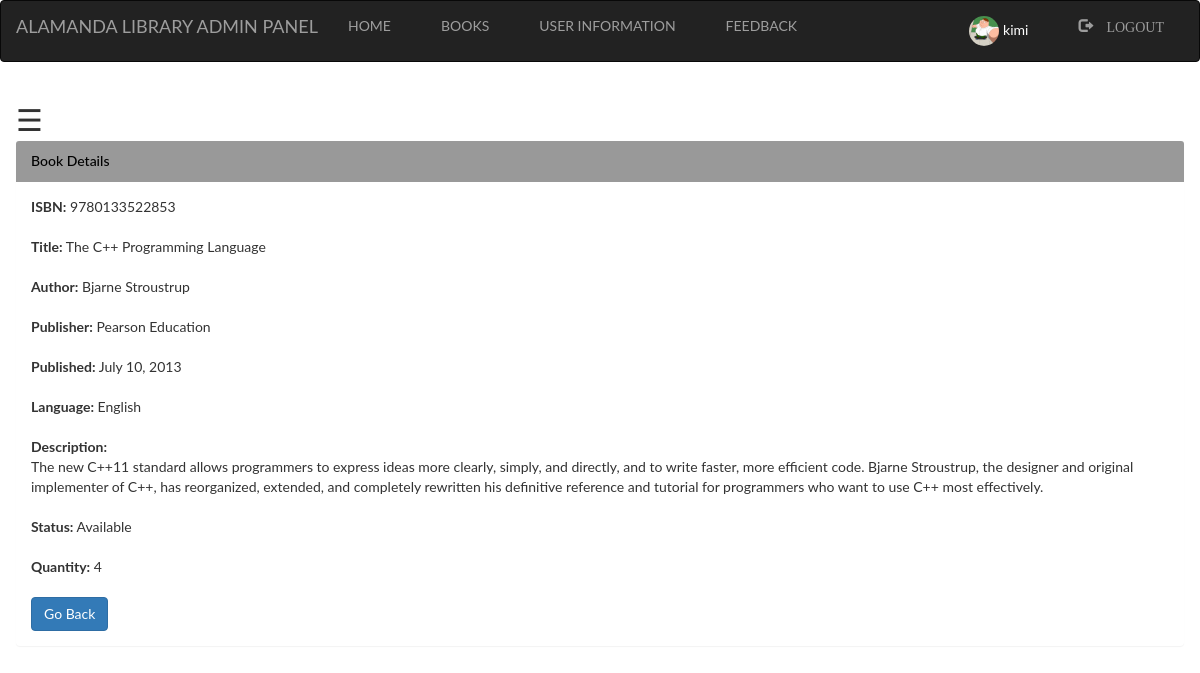
The page /admin/bookdetails.php?bid=9780133522853 (signed in) on the database its author committed.
### tables this page shows
CREATE TABLE `books` (
  `image` varchar(100) NOT NULL,
  `bid` varchar(100) NOT NULL,
  `name` varchar(100) NOT NULL,
  `authors` varchar(100) NOT NULL,
  `publisher` varchar(100) NOT NULL,
  `published` varchar(100) NOT NULL,
  `language` varchar(100) NOT NULL,
  `description` varchar(500) NOT NULL,
  `status` varchar(100) NOT NULL,
  `quantity` int(100) NOT NULL
);

### admin/bookdetails.php (the view, shortened to what this page needs)
<?php
  include "navbar.php";
?>
<!DOCTYPE html>
<html>
<head>
</head>
<body>
<div id="main">
  <span style="font-size:30px;cursor:pointer" onclick="openNav()">&#9776;</span>
<div class="module">
    <div class="module-head">
        <h3>Book Details</h3>
    </div>
    <div class="module-body">
    <?php
$servername = "localhost";
$username = "root";
$password = "";
$dbname = "alamanda";
$conn = new mysqli($servername, $username, $password, $dbname);
if(isset($_GET['bid']) && !empty($_GET['bid'])) {
    $bid = $_GET['bid'];
    $sql = "SELECT * FROM books WHERE bid='$bid'";
    $result = $conn->query($sql);
    if($result && $result->num_rows > 0) {
        $row = $result->fetch_assoc();
        $bid = $row['bid'];
        $name = $row['name'];
        $authors = $row['authors'];
        $publisher = $row['publisher'];
        $published = $row['published'];
        $language = $row['language'];
        $description = $row['description'];
        $status = $row['status'];
        $quantity = $row['quantity'];
        echo "<b>ISBN:</b> " . $bid . "<br><br>";
        echo "<b>Title:</b> " . $name . "<br><br>";
        echo "<b>Author:</b> " . $authors . "<br><br>";
        echo "<b>Publisher:</b> " . $publisher . "<br><br>";
        echo "<b>Published:</b> " . $published . "<br><br>";
        echo "<b>Language:</b> " . $language . "<br><br>";
        echo "<b>Description:</b><br> " . $description . "<br><br>";
        echo "<b>Status:</b> " . $status . "<br><br>";
        echo "<b>Quantity:</b> " . $quantity . "<br><br>";
    } else {
        echo "Book not found.";
    }
} else {
    echo "Invalid request. Please provide a valid 'bid' parameter.";
}
?>
        <a href="books.php" class="btn btn-primary">Go Back</a>
    </div>
</div>
</body>
</html>

### style.css (style rules this page uses)
html, body, div, span, object, iframe, h1, h2, h3, h4, h5, h6, p, blockquote, pre, abbr, address, cite, code, del, dfn, em, img, ins, kbd, q, samp, small, strong, sub, sup, var, b, i, dl, dt, dd, ol, ul, li, fieldset, form, label, legend, table, caption, tbody, tfoot, thead, tr, th, td, article, aside, canvas, details, figcaption, figure, footer, header, hgroup, menu, nav, section, summary, time, mark, audio, video { margin:0; padding:0; border:0; outline:0; font-size:100%; vertical-align:baseline; background:transparent; }
body { line-height:1; }
a { margin:0; padding:0; font-size:100%; vertical-align:baseline; background:transparent; }

### admin/bookdetails.php (style rules this page uses)
body { font-family: "Lato", sans-serif; transition: background-color .5s; }
#main { transition: margin-left .5s; padding: 16px; }
.module { box-shadow: 0 0 3px rgba(0,0,0,.1); border-color: #e9e9e9; margin-bottom: 20px; background-color: #fff; border-radius: 4px; -webkit-box-shadow: 0 1px 1px rgba(0,0,0,.05); box-shadow: 0 1px 1px rgba(0,0,0,.05); }
.module-head { color: black; background-color: #999999; border-color: #e9e9e9; padding: 10px 15px; border-bottom: 1px solid transparent; border-top-right-radius: 3px; border-top-left-radius: 3px; }
.module-head h3 { font-size: 14px; line-height: 20px; height: 20px; margin: 0 }
.module-body { padding: 15px }

### rows shown on the page
books: bid "9780133522853", name "The C++ Programming Language", authors "Bjarne Stroustrup", publisher "Pearson Education", published "July 10, 2013", language "English", description "The new C++11 standard allows programmers to express ideas more clearly, simply, and directly, and to write faster, more efficient code. Bjarne Stroustrup, the designer and original implementer of C++, has reorganized, extended, and completely rewritten his definitive reference and tutorial for programmers who want to use C++ most effectively.", status "Available", quantity "4"

### other values the page prints
$_SESSION['login_user'] "kimi"
